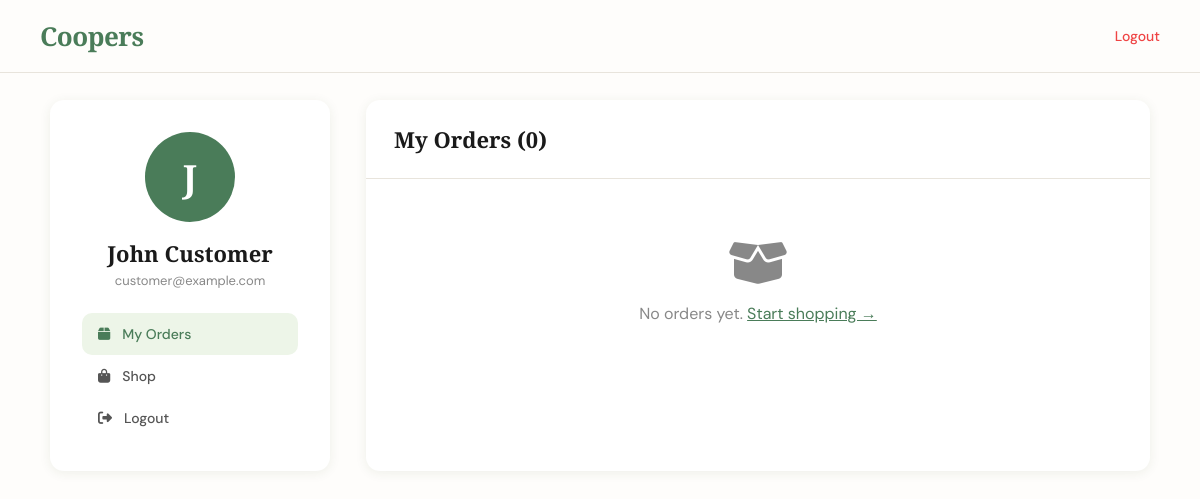
Page /customer/pages/profile.php (signed in) on the committed database.
### tables this page shows
CREATE TABLE IF NOT EXISTS users (
    id INT AUTO_INCREMENT PRIMARY KEY,
    name VARCHAR(100) NOT NULL,
    email VARCHAR(150) UNIQUE NOT NULL,
    phone VARCHAR(20),
    password_hash VARCHAR(255) NOT NULL,
    role ENUM('customer','admin','farm_worker') DEFAULT 'customer',
    location TEXT,
    profile_image VARCHAR(255),
    is_active TINYINT(1) DEFAULT 1,
    created_at TIMESTAMP DEFAULT CURRENT_TIMESTAMP,
    updated_at TIMESTAMP DEFAULT CURRENT_TIMESTAMP ON UPDATE CURRENT_TIMESTAMP
);

### customer/pages/profile.php (the view, shortened to what this page needs)
<?php
require_once '../../config/config.php';
$userId = $_SESSION['user_id'];
$userStmt = $pdo->prepare("SELECT * FROM users WHERE id = ?");
$userStmt->execute([$userId]);
$user = $userStmt->fetch();
$ordersStmt = $pdo->prepare("SELECT * FROM orders WHERE user_id = ? ORDER BY created_at DESC");
$ordersStmt->execute([$userId]);
$orders = $ordersStmt->fetchAll();
?>
<!DOCTYPE html>
<html lang="en">
<head>
  <link rel="stylesheet" href="https://cdnjs.cloudflare.com/ajax/libs/font-awesome/6.4.0/css/all.min.css">
  <link rel="stylesheet" href="../../public/css/user.css"/>
</head>
<body>
<nav class="navbar">
  <div class="nav-container">
    <a href="../index.php" class="logo">Coopers</a>
    <div class="nav-actions">
      <a href="logout.php" style="color:#ef4444;text-decoration:none;font-size:14px;font-weight:500;">Logout</a>
    </div>
  </div>
</nav>
<div class="profile-page">
  <div class="profile-container">
    <div class="profile-card">
      <div class="profile-avatar"><?php echo strtoupper(substr($user['name'],0,1)); ?></div>
      <div class="profile-name"><?php echo htmlspecialchars($user['name']); ?></div>
      <div class="profile-email"><?php echo htmlspecialchars($user['email']); ?></div>
      <ul class="profile-nav">
        <li><a href="profile.php" class="active"><i class="fas fa-box"></i> My Orders</a></li>
        <li><a href="../index.php"><i class="fas fa-shopping-bag"></i> Shop</a></li>
        <li><a href="logout.php"><i class="fas fa-sign-out-alt"></i> Logout</a></li>
      </ul>
    </div>
    <div class="orders-table-wrap">
      <h3>My Orders (<?php echo count($orders); ?>)</h3>
      <?php if(empty($orders)): ?>
        <div style="text-align:center;padding:60px;color:#888;">
          <i class="fas fa-box-open" style="font-size:48px;margin-bottom:16px;"></i>
          <p>No orders yet. <a href="../index.php" style="color:#4A7C59;">Start shopping →</a></p>
        </div>
      <?php endif; ?>
    </div>
  </div>
</div>
</body>
</html>

### public/css/user.css (style rules this page uses)
:root { --green-deep: #2D5016; --green-main: #4A7C59; --green-light: #7EAD6E; --green-pale: #EDF5E8; --orange: #E87722; --orange-light: #FEF0E4; --cream: #FEFDFB; --brown: #8B5E3C; --text-dark: #1A1A1A; --text-mid: #555; --text-light: #888; --border: #E8E4DC; --white: #ffffff; --shadow-sm: 0 2px 12px rgba(45, 80, 22, 0.08); --shadow-md: 0 8px 30px rgba(45, 80, 22, 0.12); --shadow-lg: 0 20px 60px rgba(45, 80, 22, 0.15); --radius: 14px; --font-display: 'Playfair Display', serif; --font-body: 'DM Sans', sans-serif; }
* { margin: 0; padding: 0; box-sizing: border-box; }
body { font-family: var(--font-body); background: var(--cream); color: var(--text-dark); overflow-x: hidden; }
.navbar { position: fixed; top: 0; left: 0; width: 100%; background: rgba(254, 253, 251, 0.96); backdrop-filter: blur(16px); border-bottom: 1px solid var(--border); z-index: 1000; transition: all 0.3s; }
.nav-container { max-width: 1300px; margin: 0 auto; padding: 0 40px; height: 72px; display: flex; align-items: center; justify-content: space-between; }
.logo { font-family: var(--font-display); font-size: 26px; font-weight: 700; color: var(--green-main); text-decoration: none; letter-spacing: -0.5px; }
.nav-actions { display: flex; align-items: center; gap: 12px; }
.profile-page { padding: 100px 40px 60px; }
.profile-container { max-width: 1100px; margin: 0 auto; display: grid; grid-template-columns: 280px 1fr; gap: 36px; }
.profile-card { background: white; border-radius: var(--radius); padding: 32px; box-shadow: var(--shadow-sm); text-align: center; height: fit-content; }
.profile-avatar { width: 90px; height: 90px; border-radius: 50%; background: var(--green-main); color: white; font-size: 36px; display: flex; align-items: center; justify-content: center; margin: 0 auto 16px; font-weight: 700; font-family: var(--font-display); }
.profile-name { font-family: var(--font-display); font-size: 22px; font-weight: 700; margin-bottom: 4px; }
.profile-email { font-size: 13px; color: var(--text-light); margin-bottom: 24px; }
.profile-nav { list-style: none; text-align: left; }
.profile-nav li a { display: flex; align-items: center; gap: 12px; padding: 12px 16px; border-radius: 10px; text-decoration: none; color: var(--text-mid); font-size: 14px; font-weight: 500; transition: all 0.3s; }
.profile-nav li a:hover, .profile-nav li a.active { background: var(--green-pale); color: var(--green-main); }
.orders-table-wrap { background: white; border-radius: var(--radius); box-shadow: var(--shadow-sm); overflow: hidden; }
.orders-table-wrap h3 { padding: 24px 28px; font-family: var(--font-display); font-size: 22px; border-bottom: 1px solid var(--border); }

### rows in the picture
users: name "J", name "John Customer", email "customer@example.com"

### other values in the picture
count($orders) "0"
